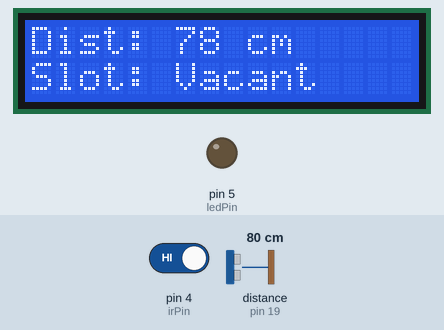
Simulated run of this sketch. Board: Arduino Uno, built with avr-gcc and run on an emulated ATmega328P. Shown: 16×2 character LCD, output pins drawn as LEDs (lit = HIGH). Wiring (inferred from the names in the program): ultrasonic range finder: trigger pin 18; echo pin 19. The inputs (shaded band) are chosen by the test bench; at power-on: pin 4 (irPin) HIGH, distance to the obstacle (sensor on pin 19) 80 cm. The echo pulse lasts 58.3 µs per cm; pins used as bus, display or sensor lines are not drawn.

Above: at 1.2 s.
1.3 s: pin 4 (irPin) driven LOW
At 2.5 s:
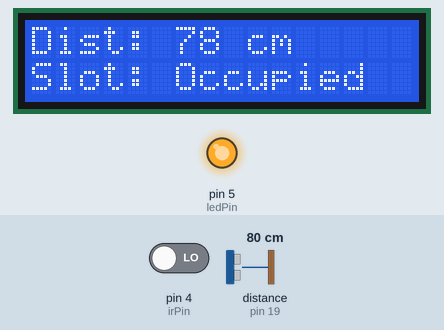
5.4 s: distance to the obstacle (sensor on pin 19) set to 2 cm
At 8.3 s:
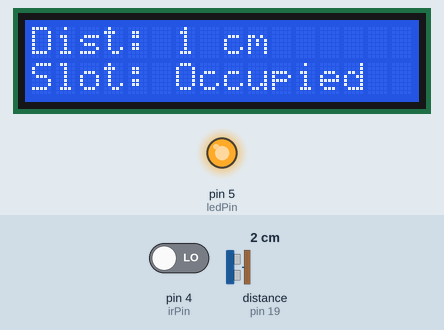
8.8 s: distance to the obstacle (sensor on pin 19) set to 4 cm
At 10.5 s:
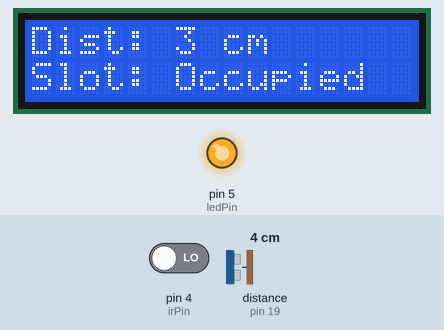
10.8 s: pin 4 (irPin) driven HIGH
At 11.8 s:
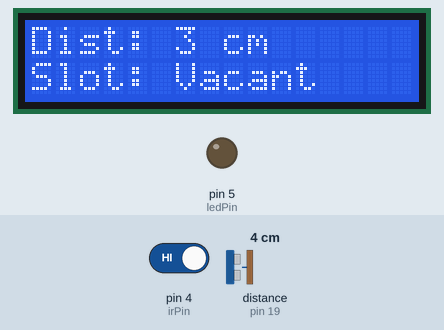
12.9 s: distance to the obstacle (sensor on pin 19) set to 9 cm
At 14.0 s:
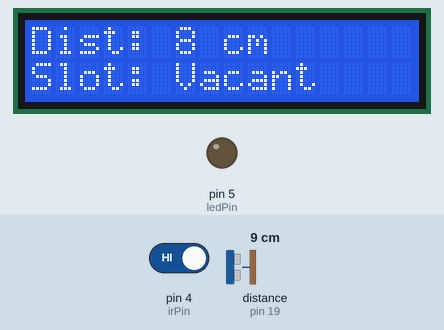
Timing chart, 0 to 15.9 s (numbered marks = the images above; inputs shaded):
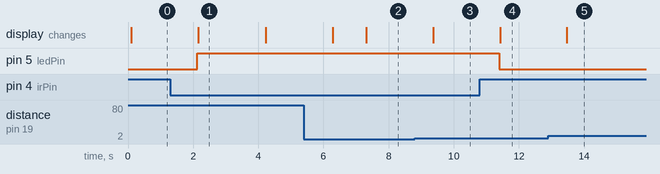

The sketch:

Slot_Detection.ino
```cpp
#include <Wire.h>
#include <LiquidCrystal_PCF8574.h>

LiquidCrystal_PCF8574 lcd(0x27);

const int trigPin = 18;
const int echoPin = 19;
const int irPin = 4;
const int ledPin = 5;

long duration;
int distance;
bool CarParked = false;

void setup()
{
  pinMode(trigPin, OUTPUT);
  pinMode(echoPin, INPUT);
  pinMode(irPin, INPUT);
  pinMode(ledPin, OUTPUT);

  lcd.begin(16,2);
  lcd.setBacklight(HIGH);
  Serial.begin(9600);
}

void loop()
{
  digitalWrite(trigPin, LOW);
  delayMicroseconds(2);

  digitalWrite(trigPin, HIGH);
  delayMicroseconds(10);

  digitalWrite(trigPin, LOW);

  duration = pulseIn(echoPin, HIGH);
  distance = duration * 0.034 / 2;

  int irStatus = digitalRead(irPin);

  if (irStatus == LOW)
  {
    CarParked = true;
    digitalWrite(ledPin, HIGH);
  }
  else
  {
    CarParked = false;
    digitalWrite(ledPin, LOW);
  }

  lcd.clear();
  lcd.setCursor(0, 0);
  lcd.print("Dist: ");
  lcd.print(distance);
  lcd.print(" cm");
  lcd.setCursor(0, 1);

  if (CarParked)
  {
    lcd.print("Slot: Occupied");
  }
  else
  {
    lcd.print("Slot: Vacant");
  }

  delay(1000);
}
```

Measured:
- after the input at 1.3 s, pin 5 (ledPin): LOW → HIGH after 0.83 s; the display: changes after 0.86 s (image 1)
- after the input at 5.4 s, the display: first changes after 0.89 s (image 2 shows a later state)
- after the input at 8.8 s, the display: changes after 0.57 s (image 3)
- after the input at 10.8 s, pin 5 (ledPin): HIGH → LOW after 0.60 s; the display: changes after 0.62 s (image 4)
- after the input at 12.9 s, the display: changes after 0.57 s (image 5)
